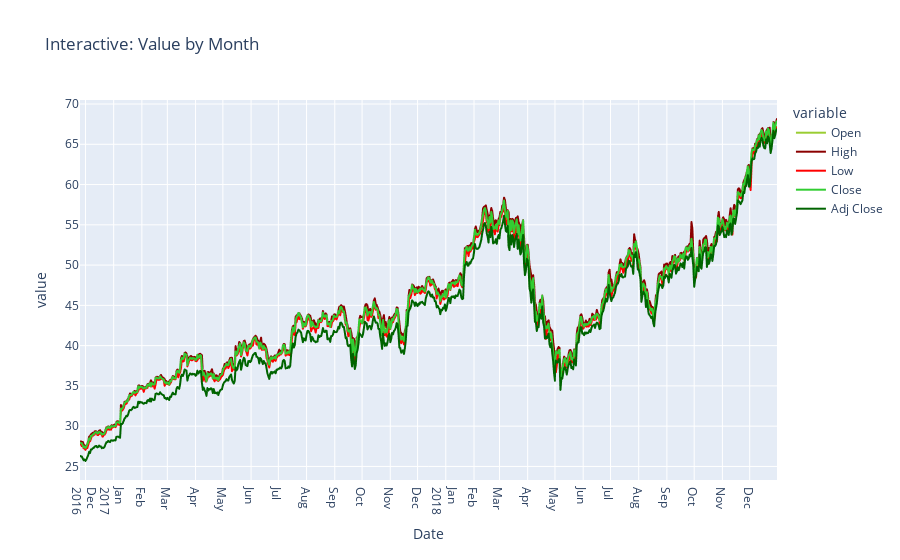

Here is the notebook cell this chart was saved with:
### Markdown cell above
**Figure 1: Interactive Value by Month**

### Code cell
#using df so we have consistancy accross close variables
#https://i.stack.imgur.com/lFZum.png = colours availabloe
fig = px.line(df, x="Date", y=df2.columns,
              hover_data={"Date": "|%B %d, %Y"},
              title='Interactive: Value by Month')
fig.update_xaxes(
    dtick="M1",
    tickformat="%b\n%Y")

fig['data'][0]['line']['color']='yellowgreen'
fig['data'][0]['line']['width']=2

fig['data'][1]['line']['color']='darkred'
fig['data'][1]['line']['width']=2

fig['data'][2]['line']['color']='red'
fig['data'][2]['line']['width']=2

fig['data'][3]['line']['color']='limegreen'
fig['data'][3]['line']['width']=2

fig['data'][4]['line']['color']='darkgreen'
fig['data'][4]['line']['width']=2



fig.show()

### Figure 1 — Plotly figure (JSON) as saved in the notebook; plotly's stock layout.template omitted (floating-point values rounded to 4 significant figures; data arrays with more than 128 entries replaced by an {"elided": "..."} marker saying what was removed)
{"data": [{"hovertemplate": "variable=Open<br>Date=%{x|%B %d, %Y}<br>value=%{y}<extra></extra>", "legendgroup": "Open", "line": {"color": "yellowgreen", "dash": "solid", "width": 2}, "marker": {"symbol": "circle"}, "mode": "lines", "name": "Open", "showlegend": true, "type": "scattergl", "x": {"elided": "767 str values"}, "xaxis": "x", "y": {"elided": "767 float values"}, "yaxis": "y"}, {"hovertemplate": "variable=High<br>Date=%{x|%B %d, %Y}<br>value=%{y}<extra></extra>", "legendgroup": "High", "line": {"color": "darkred", "dash": "solid", "width": 2}, "marker": {"symbol": "circle"}, "mode": "lines", "name": "High", "showlegend": true, "type": "scattergl", "x": {"elided": "767 str values"}, "xaxis": "x", "y": {"elided": "767 float values"}, "yaxis": "y"}, {"hovertemplate": "variable=Low<br>Date=%{x|%B %d, %Y}<br>value=%{y}<extra></extra>", "legendgroup": "Low", "line": {"color": "red", "dash": "solid", "width": 2}, "marker": {"symbol": "circle"}, "mode": "lines", "name": "Low", "showlegend": true, "type": "scattergl", "x": {"elided": "767 str values"}, "xaxis": "x", "y": {"elided": "767 float values"}, "yaxis": "y"}, {"hovertemplate": "variable=Close<br>Date=%{x|%B %d, %Y}<br>value=%{y}<extra></extra>", "legendgroup": "Close", "line": {"color": "limegreen", "dash": "solid", "width": 2}, "marker": {"symbol": "circle"}, "mode": "lines", "name": "Close", "showlegend": true, "type": "scattergl", "x": {"elided": "767 str values"}, "xaxis": "x", "y": {"elided": "767 float values"}, "yaxis": "y"}, {"hovertemplate": "variable=Adj Close<br>Date=%{x|%B %d, %Y}<br>value=%{y}<extra></extra>", "legendgroup": "Adj Close", "line": {"color": "darkgreen", "dash": "solid", "width": 2}, "marker": {"symbol": "circle"}, "mode": "lines", "name": "Adj Close", "showlegend": true, "type": "scattergl", "x": {"elided": "767 str values"}, "xaxis": "x", "y": {"elided": "767 float values"}, "yaxis": "y"}], "layout": {"legend": {"title": {"text": "variable"}, "tracegroupgap": 0}, "title": {"text": "Interactive: Value by Month"}, "xaxis": {"anchor": "y", "domain": [0, 1], "dtick": "M1", "tickformat": "%b\n%Y", "title": {"text": "Date"}}, "yaxis": {"anchor": "x", "domain": [0, 1], "title": {"text": "value"}}}}
